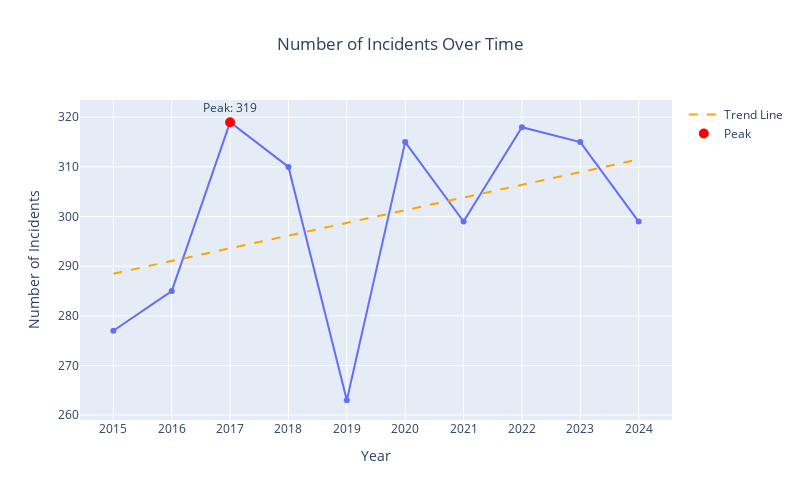

Notebook code for this chart:
### Markdown cell above
Cybersecurity Threats Over the Years

### Code cell
incident_trends = cybersec.groupby('Year', observed=False).size().reset_index(name='Incident Count')
x = incident_trends['Year']
y = incident_trends['Incident Count']
coef = np.polyfit(x, y, 1)
trend = np.poly1d(coef)
incident_trends['Trend'] = trend(x)

# Find peak point
max_idx = incident_trends['Incident Count'].idxmax()
max_year = incident_trends.loc[max_idx, 'Year']
max_value = incident_trends.loc[max_idx, 'Incident Count']

fig = px.line(incident_trends, x='Year', y='Incident Count',
              title='Number of Incidents Over Time',
              labels={'Year': 'Year', 'Incident Count': 'Number of Incidents'},
              markers=True)

# Insert Tendency line
fig.add_trace(go.Scatter(
    x=incident_trends['Year'],
    y=incident_trends['Trend'],
    mode='lines',
    name='Trend Line',
    line=dict(color='orange', dash='dash')
))

# Insert Peak
fig.add_trace(go.Scatter(
    x=[max_year],
    y=[max_value],
    mode='markers+text',
    name='Peak',
    marker=dict(color='red', size=10),
    text=[f"Peak: {max_value}"],
    textposition='top center'
))
fig.update_layout(title_x=0.5, xaxis=dict(tickmode='linear'), width=800, height=500)
fig.show()

### Figure 1 — Plotly figure (JSON) as saved in the notebook; plotly's stock layout.template omitted (floating-point values rounded to 4 significant figures)
{"data": [{"hovertemplate": "Year=%{x}<br>Number of Incidents=%{y}<extra></extra>", "legendgroup": "", "line": {"color": "#636efa", "dash": "solid"}, "marker": {"symbol": "circle"}, "mode": "lines+markers", "name": "", "orientation": "v", "showlegend": false, "type": "scatter", "x": [2015, 2016, 2017, 2018, 2019, 2020, 2021, 2022, 2023, 2024], "xaxis": "x", "y": [277, 285, 319, 310, 263, 315, 299, 318, 315, 299], "yaxis": "y"}, {"line": {"color": "orange", "dash": "dash"}, "mode": "lines", "name": "Trend Line", "type": "scatter", "x": [2015, 2016, 2017, 2018, 2019, 2020, 2021, 2022, 2023, 2024], "y": [288.5, 291.0, 293.6, 296.2, 298.7, 301.3, 303.8, 306.4, 309.0, 311.5]}, {"marker": {"color": "red", "size": 10}, "mode": "markers+text", "name": "Peak", "text": ["Peak: 319"], "textposition": "top center", "type": "scatter", "x": [2017], "y": [319]}], "layout": {"height": 500, "legend": {"tracegroupgap": 0}, "title": {"text": "Number of Incidents Over Time", "x": 0.5}, "width": 800, "xaxis": {"anchor": "y", "domain": [0, 1], "tickmode": "linear", "title": {"text": "Year"}}, "yaxis": {"anchor": "x", "domain": [0, 1], "title": {"text": "Number of Incidents"}}}}
